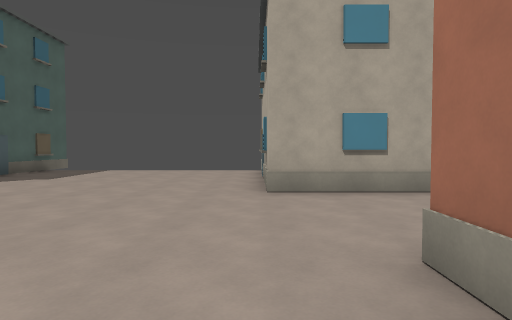
View 1 (above)

24 first-person views from a walk through a Godot game level. The camera is 1.4 m above the floor, tilts 2° down and sees 75° across. The floor is counted in squares, 2 m on a side. Each view is taken from the middle of a square. On the plan, view 1 faces up. The plan holds only what a view shows up to about 10 squares ahead; the rest is blank. The place goes on beyond the plan.

View 2
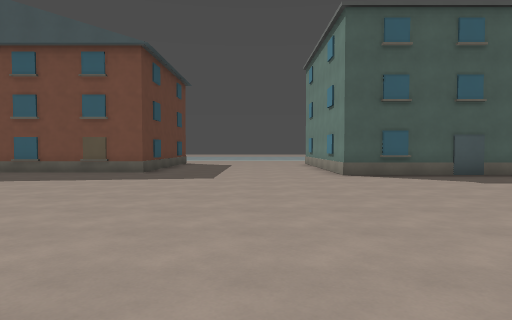

View 3
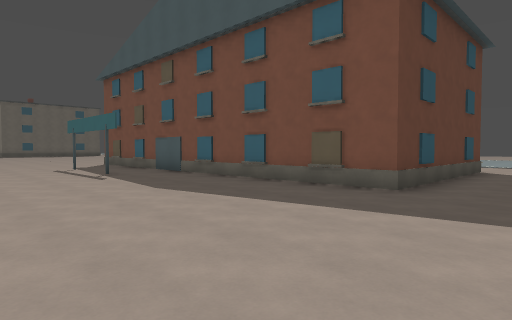

View 4
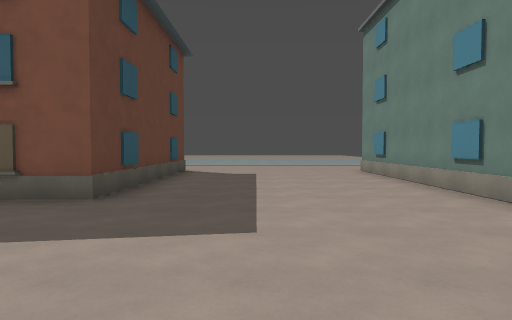

View 5
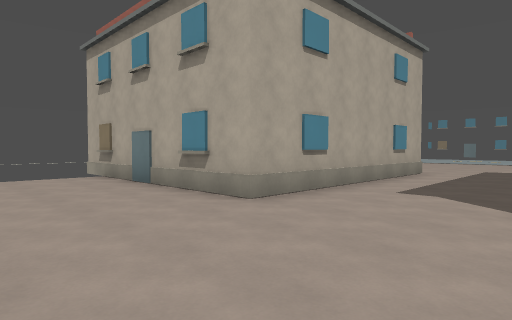

View 6
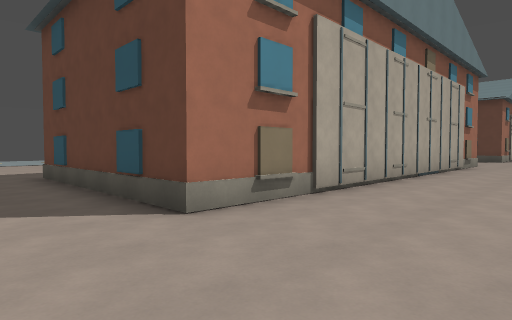

View 7
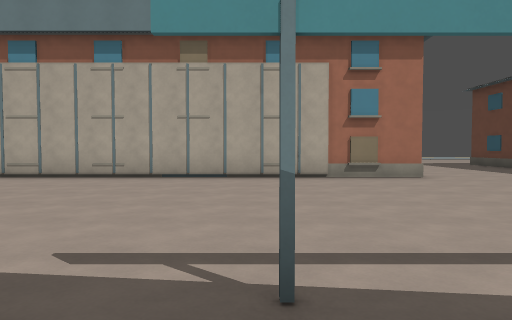

View 8
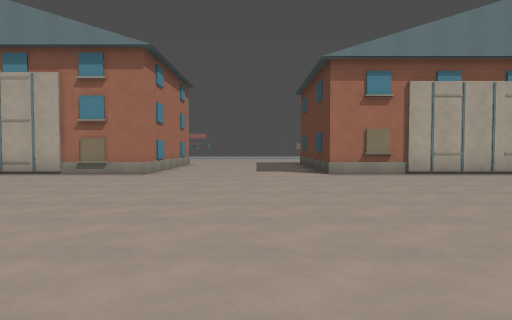

View 9
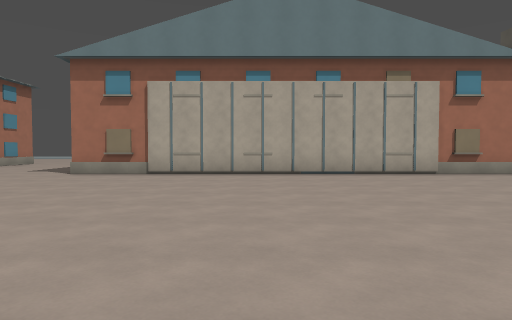

View 10
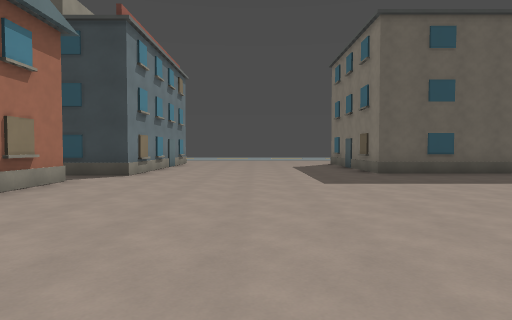

View 11
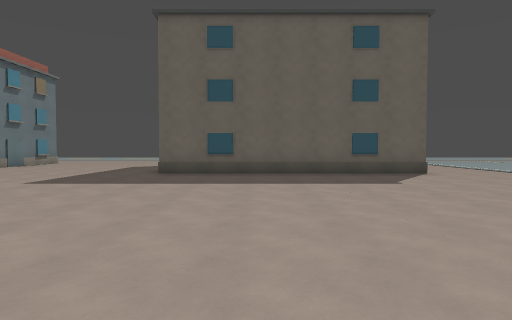

View 12
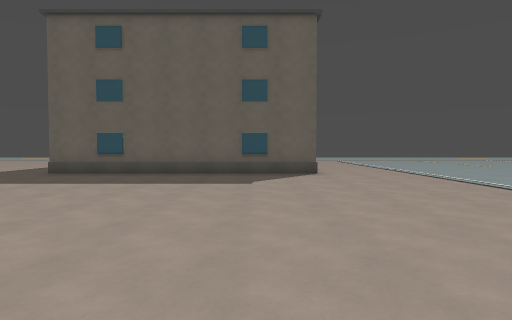

View 13
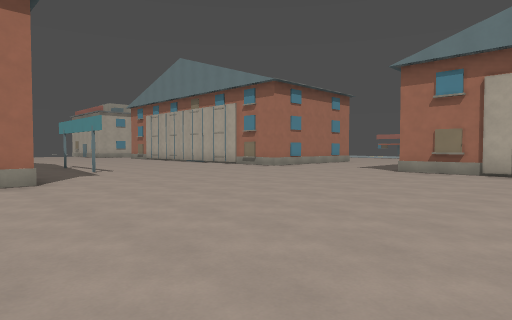

View 14
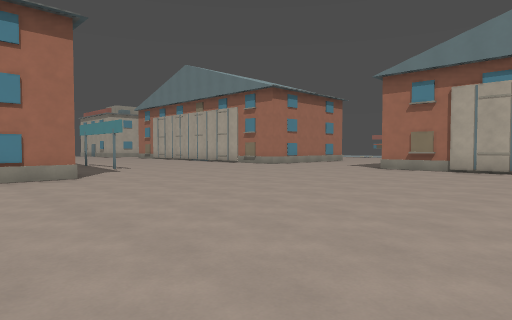

View 15
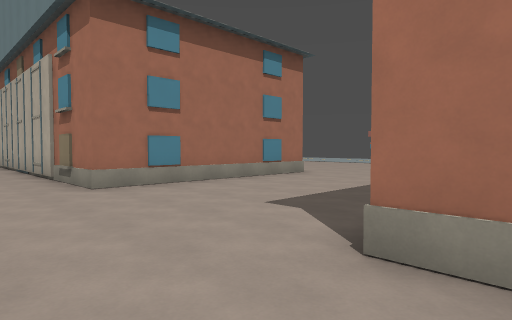

View 16
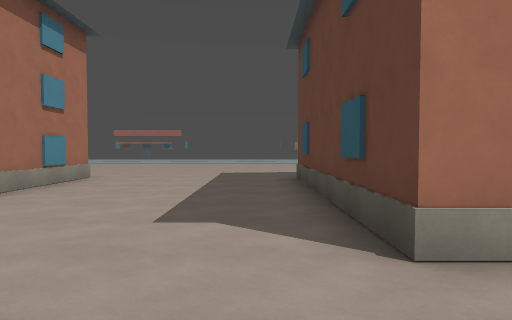

View 17
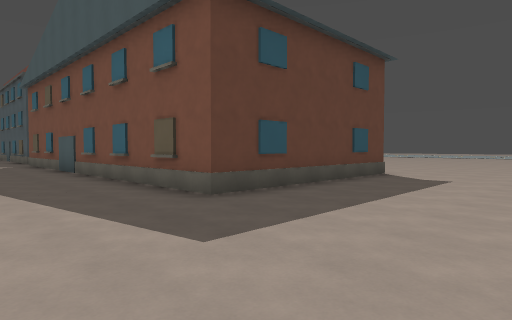

View 18
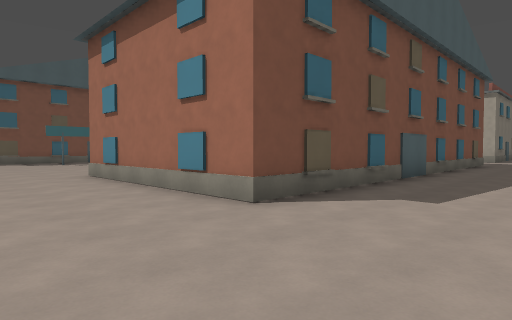

View 19
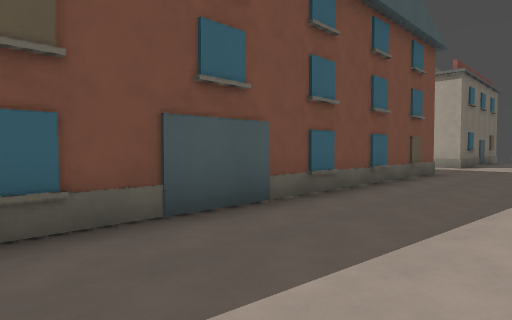

View 20
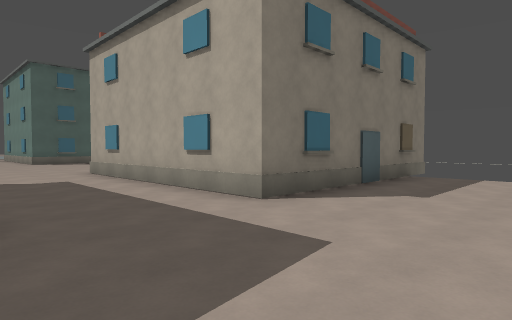

View 21
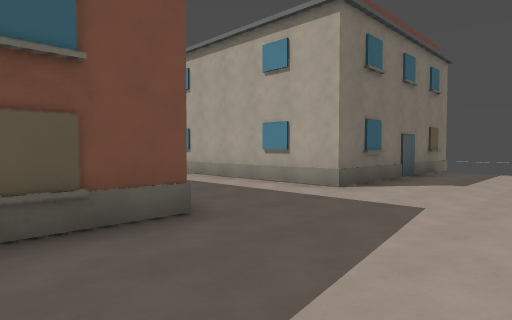

View 22
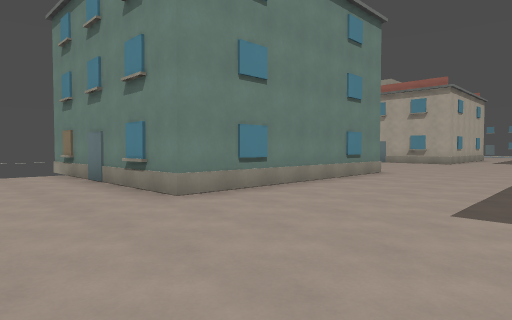

View 23
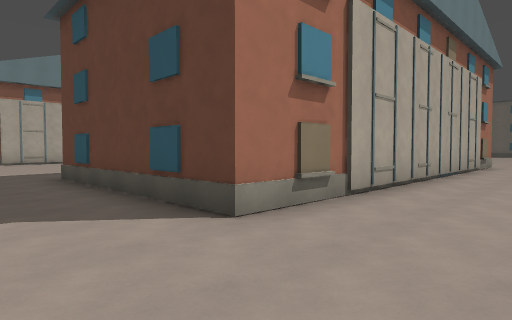

View 24
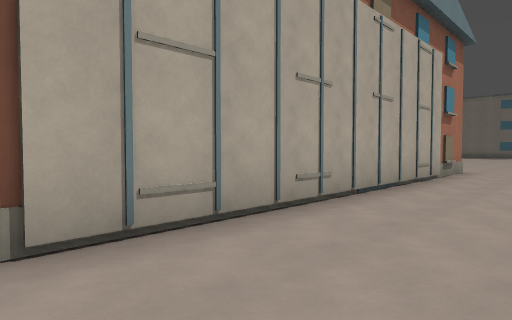

### Floor plan
Points are (right, up) in squares from view 1. A wall is a line through its corners. A room is listed if a view was taken in it or the views show most of it. See-through windows are left out.
Room 1 (views 1, 2, 3, 4, 5, 6, 7, 8, 9, 10, 11, 12, 13, 14, 15, 16, 17, 18, 19, 20, 21, 22, 23, 24)
walls: (-7.5, -12.8) (-9, -12.8); (1, -11) (1, 2) (7, 2) (7, -11) (1, -11); (-13.5, -12.8) (-13.5, -0.2) (-7.6, -0.2) (-7.6, -6.6); (1, -28.1) (1, -16) (7, -16) (7, -23.1); (-13.5, 6.1) (-13.5, 7); (0.2, -31) (0.2, -29.5) (2, -29.5); (7, 7) (7, 6.1); (-6.6, 10) (-6.6, 5.3) (-13.4, 5.3) (-13.4, 10.5); (-13.5, 8) (-13.5, 9); (-13.8, -30.1) (-6.4, -30.1) (-6.4, -31); (-13.5, 10) (-13.5, 10.5); (6.8, 10.5) (6.8, 5.3) (0.2, 5.3) (0.2, 10.5)

Where each view was taken, in squares from view 1:
view 1: 0 up, 0 right, facing up
view 2: 3 up, 2 right, facing left
view 3: 2 up, 2 left, facing down-left
view 4: 2 up, 3 left, facing left
view 5: 2 up, 3 left, facing up-right
view 6: 4 up, 2 left, facing down-right
view 7: 7 down, 7 left, facing right
view 8: 14 down, 8 left, facing right
view 9: 21 down, 8 left, facing right
view 10: 21 down, 3 left, facing down
view 11: 21 down, 9 left, facing down
view 12: 21 down, 12 left, facing down
view 13: 20 down, 9 left, facing up-right
view 14: 21 down, 10 left, facing up-right
view 15: 17 down, 1 left, facing up-right
view 16: 15 down, 1 left, facing right
view 17: 12 down, 10 right, facing down-left
view 18: 14 down, 10 right, facing up-left
view 19: 8 down, 10 right, facing up-left
view 20: 2 up, 10 right, facing up-left
view 21: 0 up, 10 right, facing up-left
view 22: 1 up, 16 left, facing up-right
view 23: 2 up, 16 left, facing down-right
view 24: 2 down, 16 left, facing down-right
